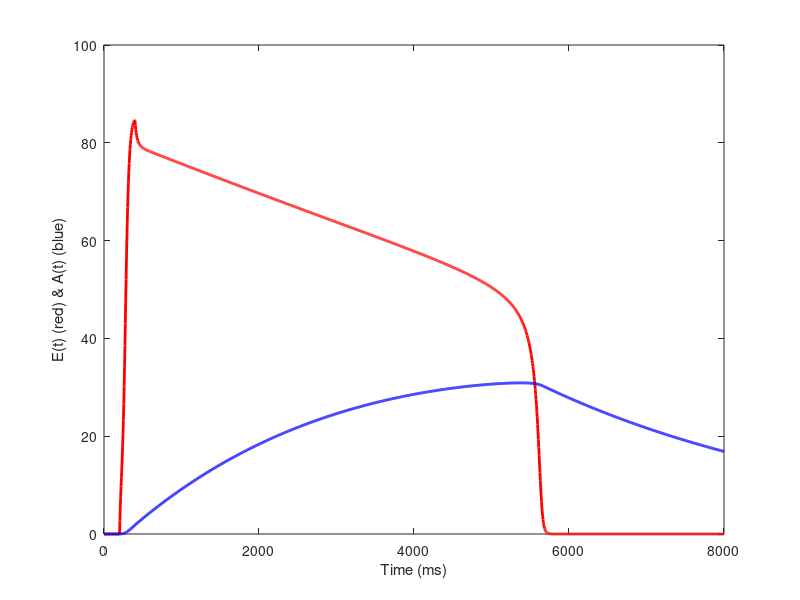
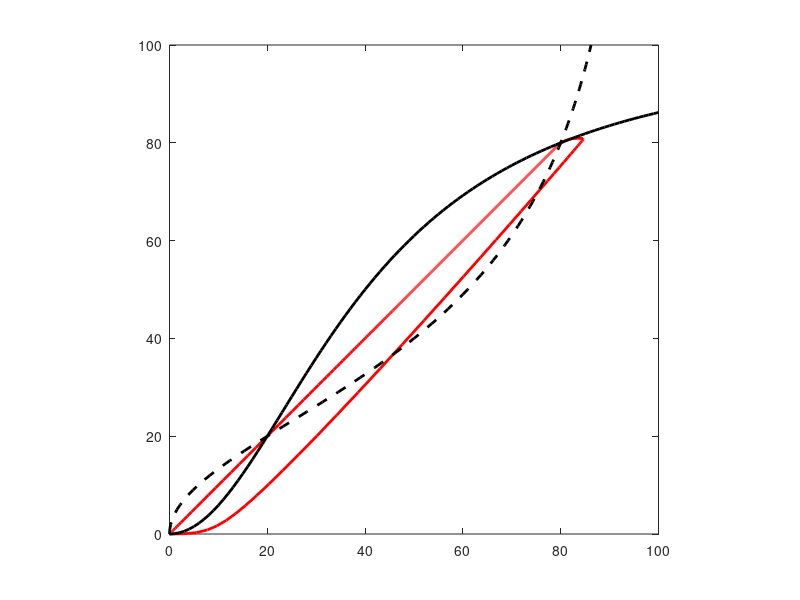

Source code (MATLAB) for these figures, in order:
%Fourth Order Runge-Kutta for N-Dimensional Systemsclear all; hold off; clc; close all;Total_Equations = 4;  %Solve for this number of interacting NeuronsDT = 5;  %Time increment as fraction of time constantFinal_Time = 8000;   %Final time value for calculationLast = Final_Time/DT + 1;  %Last time stepTime = DT*[0:Last-1];  %Time vectorTau = 20;  %Neural time constants in msecTauA = 4000;WTS = [1 2 2 1];  %Runge-Kutta Coefficient weightsfor NU = 1:Total_Equations;  %Initialize	X(NU, :) = zeros(1, Last);  %Vector to store response of Neuron #1	K(NU, :) = zeros(1, 4);  %Runge-Kutta terms		X(1, 1) = 0;  %Initial conditions here if different from zero	X(2, 1) = 0;  %Initial conditions here if different from zero	Weights(NU, :) = WTS;  %Make into matrix for efficiency in main loopend;Wt2 = [0 .5 .5 1];  %Second set of RK weightsrkIndex = [1 1 2 3];Stim = 50;T1 = clock;for T = 2:Last;  for rk = 1:4  %Fourth Order Runge-Kutta	XH = X(:, T-1) + K(:, rkIndex(rk))*Wt2(rk);	Tme =Time(T-1) + Wt2(rk)*DT;  %Time upgrade		 	K(1, rk) = DT/Tau*(-XH(1) + 100*(3*XH(2) + Stim*(Tme < 400)*(Tme > 200))^2/((120 + XH(3))^2 + (3*XH(2) + Stim*(Tme < 400)*(Tme > 200))^2));  %Your Equation Here  	K(2, rk) = DT/Tau*(-XH(2) + 100*(3*XH(1))^2/((120 + XH(4))^2 + (3*XH(1))^2));    %Your Equation Here	K(3, rk) = DT/TauA*(-XH(3) + 0.7*XH(1));	K(4, rk) = DT/TauA*(-XH(4) + 0.7*XH(2)); end;	X(:, T) = X(:, T-1) + sum((Weights.*K)')'/6;  %Most efficient with weight matrixend;Calculation_Time = etime(clock, T1)whitebg('w');Xiso = 0:100;  %X for IsoclinesIsocline1 = 100*(3*Xiso).^2./(120^2 + (3*Xiso).^2);Isocline2 = 100*(3*Xiso).^2./(120^2 + (3*Xiso).^2);figure(1); Za = plot(Time, X(1, :), 'r-', Time, X(3, :), 'b-'); set(Za, 'LineWidth', 2);xlabel('Time (ms)'); ylabel('E(t) (red) & A(t) (blue)');figure(2); Zb = plot(X(1, :), X(2, :), '-r', Xiso, Isocline1, '-k', Isocline2, Xiso, '--k'); set(Zb, 'LineWidth', 2); axis square;Approximation = X(1, Last)